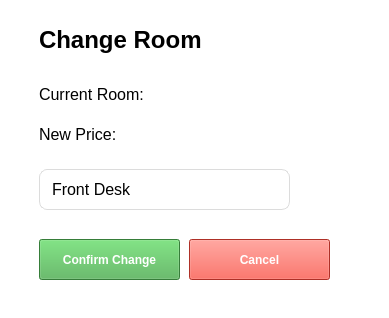
<?xml version="1.0" encoding="UTF-8"?>
<ui version="4.0">
 <class>MainWindow</class>
 <widget class="QMainWindow" name="MainWindow">
  <property name="geometry">
   <rect>
    <x>0</x>
    <y>0</y>
    <width>389</width>
    <height>318</height>
   </rect>
  </property>
  <property name="windowTitle">
   <string>MainWindow</string>
  </property>
  <property name="styleSheet">
   <string notr="true">background-color: white;</string>
  </property>
  <widget class="QWidget" name="centralwidget">
   <layout class="QGridLayout" name="gridLayout">
    <item row="0" column="0">
     <widget class="QWidget" name="widget" native="true">
      <widget class="QLabel" name="label">
       <property name="geometry">
        <rect>
         <x>30</x>
         <y>10</y>
         <width>221</width>
         <height>41</height>
        </rect>
       </property>
       <property name="font">
        <font>
         <pointsize>18</pointsize>
         <weight>75</weight>
         <bold>true</bold>
        </font>
       </property>
       <property name="styleSheet">
        <string notr="true">color: black;</string>
       </property>
       <property name="text">
        <string>Change Room</string>
       </property>
      </widget>
      <widget class="QLabel" name="lblCurrent">
       <property name="geometry">
        <rect>
         <x>30</x>
         <y>70</y>
         <width>191</width>
         <height>31</height>
        </rect>
       </property>
       <property name="font">
        <font>
         <family>Arial</family>
         <pointsize>12</pointsize>
        </font>
       </property>
       <property name="styleSheet">
        <string notr="true">color: black;</string>
       </property>
       <property name="text">
        <string>Current Room:</string>
       </property>
      </widget>
      <widget class="QLabel" name="lblPrice">
       <property name="geometry">
        <rect>
         <x>30</x>
         <y>110</y>
         <width>131</width>
         <height>31</height>
        </rect>
       </property>
       <property name="font">
        <font>
         <family>Arial</family>
         <pointsize>12</pointsize>
        </font>
       </property>
       <property name="styleSheet">
        <string notr="true">color: black;</string>
       </property>
       <property name="text">
        <string>New Price:</string>
       </property>
      </widget>
      <widget class="QPushButton" name="pushButton">
       <property name="geometry">
        <rect>
         <x>30</x>
         <y>230</y>
         <width>141</width>
         <height>41</height>
        </rect>
       </property>
       <property name="font">
        <font>
         <family>Arial</family>
         <weight>75</weight>
         <bold>true</bold>
        </font>
       </property>
       <property name="styleSheet">
        <string notr="true">background-color: #4CAF50;
color: white;</string>
       </property>
       <property name="text">
        <string>Confirm Change</string>
       </property>
      </widget>
      <widget class="QPushButton" name="pushButton_2">
       <property name="geometry">
        <rect>
         <x>180</x>
         <y>230</y>
         <width>141</width>
         <height>41</height>
        </rect>
       </property>
       <property name="font">
        <font>
         <family>Arial</family>
         <weight>75</weight>
         <bold>true</bold>
        </font>
       </property>
       <property name="styleSheet">
        <string notr="true">background-color: #F44336;
color: white;</string>
       </property>
       <property name="text">
        <string>Cancel</string>
       </property>
      </widget>
      <widget class="QComboBox" name="cbRoom">
       <property name="geometry">
        <rect>
         <x>30</x>
         <y>160</y>
         <width>251</width>
         <height>41</height>
        </rect>
       </property>
       <property name="font">
        <font>
         <pointsize>-1</pointsize>
        </font>
       </property>
       <property name="styleSheet">
        <string notr="true">QComboBox {
    background-color: white;
    border: 1px solid #dcdcdc;
    border-radius: 8px;
    padding: 8px 12px;
    color: #00224C;
    font-size: 16px;  /* 🔥 bigger text */
}

QComboBox:hover {
    border: 1px solid #bfbfbf;
}

QComboBox:focus {
    border: 2px solid rgb(245, 192, 34);
}

QComboBox::drop-down {
    border: none;
    width: 30px;  /* slightly bigger */
}

QComboBox::down-arrow {
    image: none;
    border-left: 6px solid transparent;
    border-right: 6px solid transparent;
    border-top: 7px solid #555;
    margin-right: 10px;
}

QComboBox QAbstractItemView {
    background-color: white;
    border: 1px solid #dcdcdc;
    selection-background-color: rgb(245, 192, 34);
    selection-color: black;
    font-size: 20px; /* dropdown text size */
}
QComboBox, QComboBox * {
    color: black;
}</string>
       </property>
       <property name="currentText">
        <string>Front Desk</string>
       </property>
       <item>
        <property name="text">
         <string>Front Desk</string>
        </property>
       </item>
       <item>
        <property name="text">
         <string>Admin</string>
        </property>
       </item>
      </widget>
     </widget>
    </item>
   </layout>
  </widget>
 </widget>
 <resources/>
 <connections/>
</ui>
